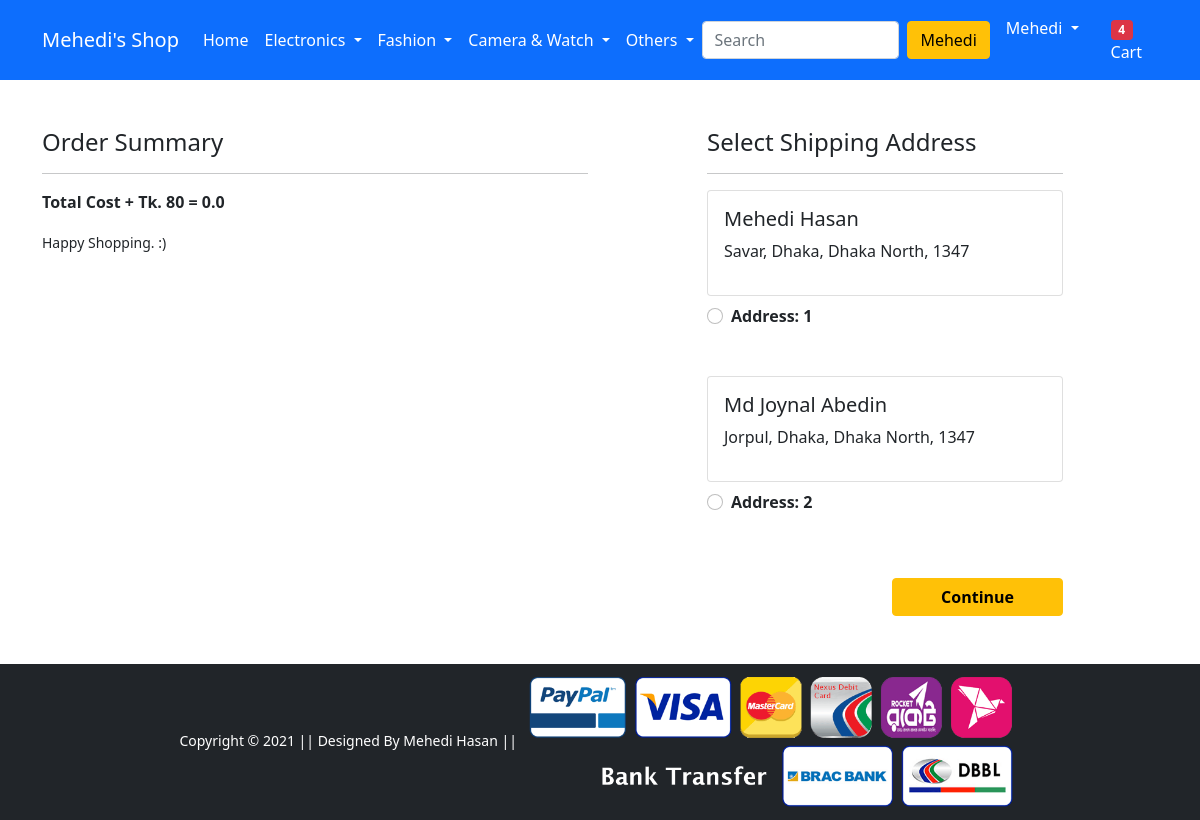
The app's page /checkout/ (signed in) with its own data.
### app/models.py (models this page shows, shortened)
class Customer(models.Model):
    user = models.ForeignKey(User, on_delete = models.CASCADE)
    name = models.CharField(max_length=200)
    locality = models.CharField(max_length=200)
    city = models.CharField(max_length=50)
    state = models.CharField(choices=STATE_CHOICES, max_length=50)
    zipcode = models.IntegerField()

### app/views.py (the view)
# urls.py: path('checkout/', views.checkout, name='checkout'),
def checkout(request):
    user = request.user
    addrs = Customer.objects.filter(user=user)
    cart_items = Cart.objects.filter(user=user)
    amount = 0.0
    shipping_amount = 80.0
    totalamount = 0.0
    cart_product = [p for p in Cart.objects.all() if p.user == request.user]
    if cart_product:
        for p in cart_product:
            tempamount = (p.quantity * p.product.discounted_price)
            amount += tempamount
        totalamount = amount + shipping_amount
    return render(request, 'app/checkout.html', {'addrs':addrs,
            'cart_items':cart_items ,'totalamount':totalamount})

### app/templates/app/checkout.html (shortened to what this page needs)
{% extends 'app/base.html' %}
{% load static %}
{% block main-content %}
<div class="container">
 <div class="row mt-5">
  <div class="col-sm-6">
    <h4>Order Summary</h4>
    <hr>
    <p class="fw-bold">Total Cost + Tk. 80 = {{totalamount}}</p>
    <small>Happy Shopping. :) </small>
  </div>
  <div class="col-sm-4 offset-sm-1">
    <h4>Select Shipping Address</h4>
    <hr>
    <form action="/paymentdone">
    {% for ad in addrs %}
      <div class="card">
        <div class="card-body">
        <h5>{{ad.name}}</h5>
        <p>{{ad.locality}}, {{ad.city}}, {{ad.state}}, {{ad.zipcode}}</p>
        </div>
      </div>
        <div class="form-check mt-2 mb-5">
          <input class="form-check-input" type="radio" name="cust_id"
          id="cust_add{{forloop.counter}}" value="{{ad.id}}">
          <label class="form-check-label fw-bold" for="cust_add{{forloop.counter}}">
            Address: {{forloop.counter}} </label>
        </div>
        {% endfor %}
        <div class="text-end">
          <button type="submit" class="btn btn-warning mt-3 px-5 fw-bold">Continue</button>
        </div>
      </form>
    </div>
  </div>
</div>
{% endblock main-content %}

### app/templates/app/base.html (shortened to what this page needs)
<!doctype html>
{% load static %}
<html lang="en">
  <head>
    <link href="https://cdn.jsdelivr.net/npm/bootstrap@5.0.0-beta1/dist/css/bootstrap.min.css" rel="stylesheet">
    <link rel="stylesheet" href="{% static 'app/css/owl.carousel.min.css' %}">
    <link rel="stylesheet" href="{% static 'app/css/all.min.css' %}">
    <link rel="stylesheet" href="{% static 'app/css/style.css' %}">
  </head>
  <body>
    <nav class="navbar navbar-expand-lg navbar-dark bg-primary">
     <div class="container">
       <a class="navbar-brand" href="/">Mehedi's Shop</a>
       <div class="collapse navbar-collapse" id="navbarSupportedContent">
         <ul class="navbar-nav me-auto mb-2 mb-lg-0">
           <li class="nav-item">
             <a class="nav-link active" aria-current="page" href="/">Home</a>
           </li>
           <li class="nav-item dropdown">
             <a class="nav-link dropdown-toggle text-white" href="#" id="electronicsDropdown" role="button" data-bs-toggle="dropdown" aria-expanded="false">
               Electronics
             </a>
           </li>
           <li class="nav-item dropdown">
             <a class="nav-link dropdown-toggle text-white" href="#" id="fashionDropdown" role="button" data-bs-toggle="dropdown" aria-expanded="false">
               Fashion
             </a>
           </li>
            <li class="nav-item dropdown">
             <a class="nav-link dropdown-toggle text-white" href="#" id="electronicsDropdown" role="button" data-bs-toggle="dropdown" aria-expanded="false">
               Camera & Watch
             </a>
           </li>
            <li class="nav-item dropdown">
             <a class="nav-link dropdown-toggle text-white" href="#" id="electronicsDropdown" role="button" data-bs-toggle="dropdown" aria-expanded="false">
               Others
             </a>
           </li>
         </ul>
         <form class="d-flex">
           <input class="form-control me-2" type="search" placeholder="Search" aria-label="Search">
           <button class="btn btn-warning" type="submit"><span class="text-capitalize">
           {{request.user.username}}</span></button>
         </form>
         <div>
          <ul class="navbar-nav me-auto mb-2 mb-lg-0">
          {% if request.user.is_authenticated %}
           <li class="nav-item dropdown mx-2">
              <a class="nav-link dropdown-toggle text-white" href="#" id="profileDropdown" role="button" data-bs-toggle="dropdown" aria-expanded="false">
                <span class="text-capitalize">{{request.user}}</span>
              </a>
            </li>
            <li class="nav-item mx-2">
             <a href="{% url 'show_cart' %}" class="nav-link text-white"><span class="badge bg-danger">4</span> Cart </a>
            </li>
          {% endif %}
          </ul>
         </div>
       </div>
     </div>
    </nav>
    {% block main-content %} {% endblock main-content %}
    <footer class="container-fluid bg-dark text-center p-2 mt-5">
        <small class="text-white">Copyright &copy; 2021 || Designed By Mehedi Hasan || </small>
        <img src="{% static 'app/images/payment_footer.png' %}" alt="" width="500" height="10" srcset="" class="img-fluid" height="2px">
    </footer>
  </body>
</html>

### app/static/app/css/style.css (style rules this page uses)
.nav-link { color: white !important; }

### records on screen
Customer: name "Mehedi Hasan", locality "Savar", city "Dhaka", state "Dhaka North", zipcode "1347"
Customer: name "Md Joynal Abedin", locality "Jorpul", city "Dhaka", state "Dhaka North", zipcode "1347"

### other values on screen
{{ request.user.username }} "Mehedi"
{{ request.user }} "Mehedi"
{{ totalamount }} "0.0"
